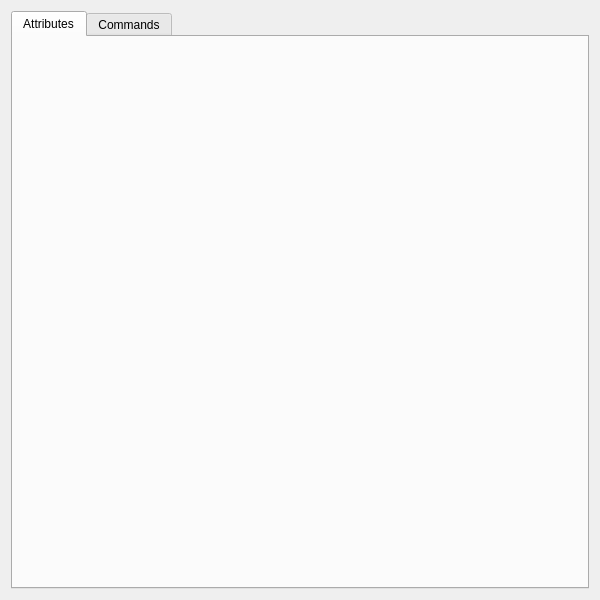
<?xml version="1.0" encoding="UTF-8"?>
<ui version="4.0">
 <class>Form</class>
 <widget class="QWidget" name="Form">
  <property name="geometry">
   <rect>
    <x>0</x>
    <y>0</y>
    <width>600</width>
    <height>600</height>
   </rect>
  </property>
  <property name="sizePolicy">
   <sizepolicy hsizetype="Expanding" vsizetype="Expanding">
    <horstretch>0</horstretch>
    <verstretch>0</verstretch>
   </sizepolicy>
  </property>
  <property name="minimumSize">
   <size>
    <width>600</width>
    <height>600</height>
   </size>
  </property>
  <property name="baseSize">
   <size>
    <width>600</width>
    <height>600</height>
   </size>
  </property>
  <property name="windowTitle">
   <string>Form</string>
  </property>
  <layout class="QGridLayout" name="gridLayout">
   <item row="0" column="0">
    <widget class="QTabWidget" name="tabWidget">
     <property name="tabShape">
      <enum>QTabWidget::Rounded</enum>
     </property>
     <property name="currentIndex">
      <number>0</number>
     </property>
     <widget class="QWidget" name="tab_attributes">
      <attribute name="title">
       <string>Attributes</string>
      </attribute>
      <layout class="QGridLayout" name="gridLayout_2">
       <property name="margin">
        <number>0</number>
       </property>
      </layout>
     </widget>
     <widget class="QWidget" name="tab_commands">
      <attribute name="title">
       <string>Commands</string>
      </attribute>
      <layout class="QGridLayout" name="gridLayout_3">
       <property name="margin">
        <number>0</number>
       </property>
      </layout>
     </widget>
    </widget>
   </item>
  </layout>
 </widget>
 <resources/>
 <connections/>
</ui>
